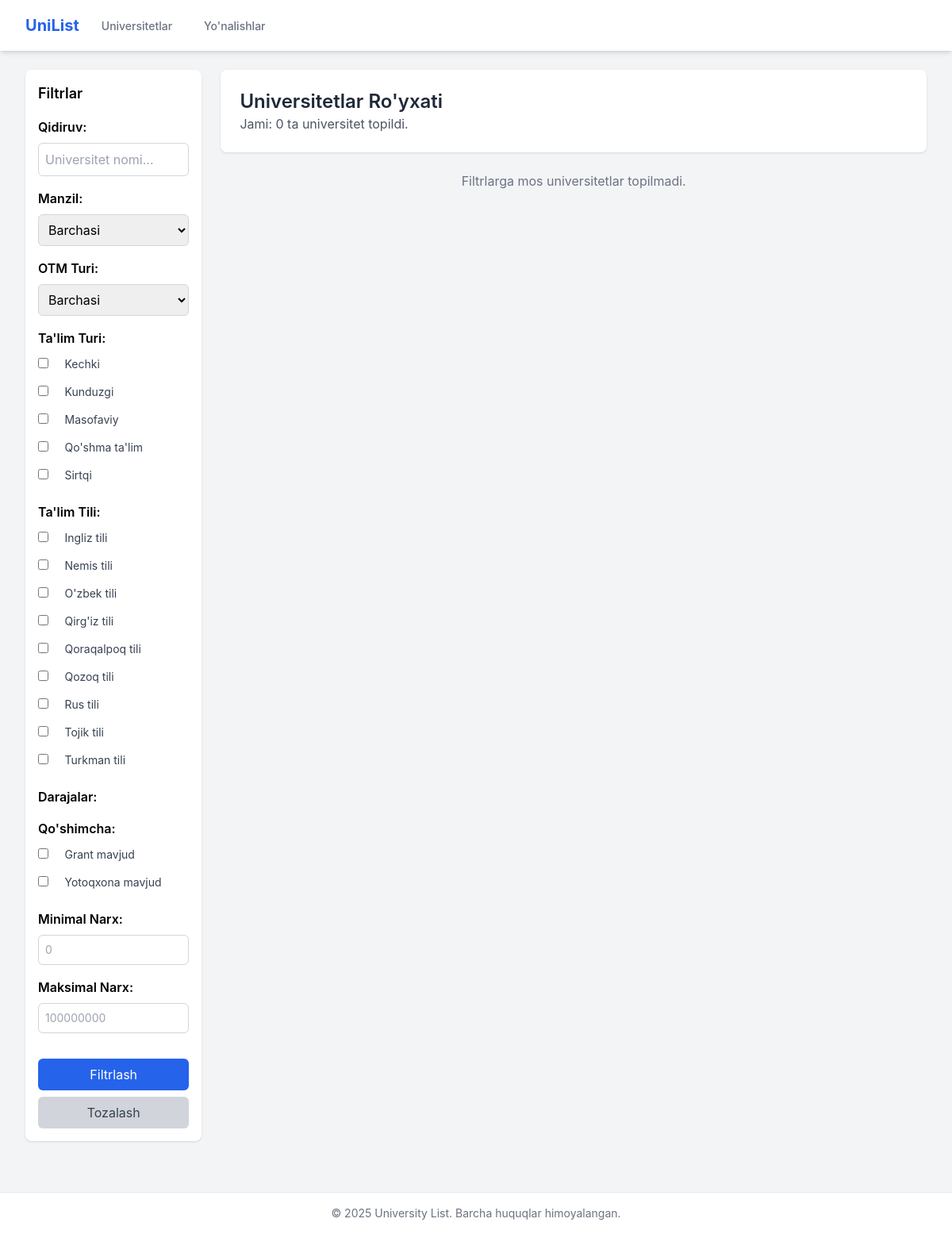
The page / on the database its author committed.
### web/models.py (models this page shows, shortened)
class EducationType(models.Model):
    id = models.PositiveIntegerField(primary_key=True, help_text="ID from filters.json")
    name = models.CharField(max_length=100, unique=True, verbose_name="Ta'lim turi")
    class Meta:
        verbose_name = "Ta'lim Turi"
        verbose_name_plural = "Ta'lim Turlari"

class EducationLanguage(models.Model):
    id = models.PositiveIntegerField(primary_key=True, help_text="ID from filters.json")
    name = models.CharField(max_length=100, unique=True, verbose_name="Ta'lim tili")
    class Meta:
        verbose_name = "Ta'lim Tili"
        verbose_name_plural = "Ta'lim Tillari"

### web/views.py (the view, shortened to what this page needs)
# urls.py: path('', views.university_list, name='home'),
def university_list(request):
    universities = University.objects.select_related(
        'institution_category', 'location'
    ).prefetch_related(
        'education_types', 'education_languages', 'degrees'
    ).all()
    filters = request.GET.copy() # Use .copy() to make it mutable if needed
    query = filters.get('query')
    if query:
        universities = universities.filter(full_name__icontains=query)
    edu_type_ids = filters.getlist('edu_type')
    if edu_type_ids:
        universities = universities.filter(education_types__id__in=edu_type_ids).distinct()
    edu_lang_ids = filters.getlist('edu_lang')
    if edu_lang_ids:
        universities = universities.filter(education_languages__id__in=edu_lang_ids).distinct()
    degree_ids = filters.getlist('degree') # Assuming filter name 'degree'
    if degree_ids:
         universities = universities.filter(degrees__id__in=degree_ids).distinct()
    inst_cat_id = filters.get('institution_category_id')
    if inst_cat_id:
        universities = universities.filter(institution_category__id=inst_cat_id)
    loc_id = filters.get('location')
    if loc_id:
        universities = universities.filter(location__id=loc_id)
    has_grant = filters.get('has_grant')
    if has_grant == 'true':
        universities = universities.filter(has_grant=True)
    has_accomodation = filters.get('has_accomodation') # Assuming filter name
    if has_accomodation == 'true':
        universities = universities.filter(has_accomodation=True)
    min_price_str = filters.get('min_price')
    max_price_str = filters.get('max_price')
    paginator = Paginator(universities.order_by('full_name'), 15) # Show 15 universities per page, ensure consistent order
    page_number = request.GET.get('page')
    page_obj = paginator.get_page(page_number)
    context = {
        'page_obj': page_obj,
        'filter_options': get_filter_options(),
        'applied_filters': request.GET, # Pass applied filters back to template
    }
    return render(request, 'university_list.html', context)

### templates/university_list.html (shortened to what this page needs)
{% extends 'base.html' %}
{% block filters %}
    <div class="filter-section">
        <label for="query">Qidiruv:</label>
        <input type="text" name="query" id="query" placeholder="Universitet nomi..." value="{{ applied_filters.query|default:'' }}">
    </div>
    <div class="filter-section">
        <label for="location">Manzil:</label>
        <select name="location" id="location">
            <option value="">Barchasi</option>
        </select>
    </div>
    <div class="filter-section">
        <label for="institution_category_id">OTM Turi:</label>
        <select name="institution_category_id" id="institution_category_id">
            <option value="">Barchasi</option>
        </select>
    </div>
    <div class="filter-section">
        <label>Ta'lim Turi:</label>
        <div class="filter-checkbox-group space-y-1">
            {% for type in filter_options.education_types %}
            <div>
                <input type="checkbox" name="edu_type" value="{{ type.id }}" id="edu_type_{{ type.id }}" {% if type.id|stringformat:"s" in applied_filters.getlist.edu_type %}checked{% endif %} class="rounded border-gray-300 text-blue-600 shadow-sm focus:border-blue-300 focus:ring focus:ring-blue-200 focus:ring-opacity-50">
                <label for="edu_type_{{ type.id }}" class="ml-2 text-sm text-gray-700">{{ type.name }}</label>
            </div>
            {% endfor %}
        </div>
    </div>
     <div class="filter-section">
        <label>Ta'lim Tili:</label>
        <div class="filter-checkbox-group space-y-1">
            {% for lang in filter_options.education_languages %}
            <div>
                <input type="checkbox" name="edu_lang" value="{{ lang.id }}" id="edu_lang_{{ lang.id }}" {% if lang.id|stringformat:"s" in applied_filters.getlist.edu_lang %}checked{% endif %} class="rounded border-gray-300 text-blue-600 shadow-sm focus:border-blue-300 focus:ring focus:ring-blue-200 focus:ring-opacity-50">
                <label for="edu_lang_{{ lang.id }}" class="ml-2 text-sm text-gray-700">{{ lang.name }}</label>
            </div>
            {% endfor %}
        </div>
    </div>
    <div class="filter-section">
        <label>Darajalar:</label>
    </div>
    <div class="filter-section">
        <label>Qo'shimcha:</label>
         <div class="filter-checkbox-group space-y-1">
             <div>
                <input type="checkbox" name="has_grant" value="true" id="has_grant" {% if applied_filters.has_grant == 'true' %}checked{% endif %} class="rounded border-gray-300 text-blue-600 shadow-sm focus:border-blue-300 focus:ring focus:ring-blue-200 focus:ring-opacity-50">
                <label for="has_grant" class="ml-2 text-sm text-gray-700">Grant mavjud</label>
             </div>
             <div>
                 <input type="checkbox" name="has_accomodation" value="true" id="has_accomodation" {% if applied_filters.has_accomodation == 'true' %}checked{% endif %} class="rounded border-gray-300 text-blue-600 shadow-sm focus:border-blue-300 focus:ring focus:ring-blue-200 focus:ring-opacity-50">
                 <label for="has_accomodation" class="ml-2 text-sm text-gray-700">Yotoqxona mavjud</label>
             </div>
         </div>
    </div>
    <div class="filter-section">
        <label for="min_price">Minimal Narx:</label>
        <input type="number" name="min_price" id="min_price" placeholder="{{ filter_options.min_price|floatformat:"0" }}" value="{{ applied_filters.min_price|default:'' }}" min="0" class="text-sm">
    </div>
     <div class="filter-section">
        <label for="max_price">Maksimal Narx:</label>
        <input type="number" name="max_price" id="max_price" placeholder="{{ filter_options.max_price|floatformat:"0" }}" value="{{ applied_filters.max_price|default:'' }}" min="0" class="text-sm">
    </div>
{% endblock %}
{% block content %}
<div class="bg-white p-6 rounded-lg shadow mb-6">
    <h1 class="text-2xl font-semibold text-gray-800">Universitetlar Ro'yxati</h1>
    <p class="text-gray-600">Jami: {{ page_obj.paginator.count }} ta universitet topildi.</p>
</div>
<div class="grid grid-cols-1 sm:grid-cols-2 lg:grid-cols-3 gap-6">
    {% for uni in page_obj %}
    <div class="bg-white rounded-lg shadow overflow-hidden flex flex-col justify-between transform transition duration-300 hover:scale-[1.02] hover:shadow-xl">
        <div>
            <a href="{% url 'university_app:university_detail' slug=uni.slug %}" class="block h-36 bg-gray-200 flex items-center justify-center overflow-hidden">
                 {% if uni.logo %}
                 <img src="/media/{{ uni.logo }}" alt="{{ uni.full_name }} logosi" class="max-h-full max-w-full object-contain p-2" onerror="this.style.display='none'; this.parentElement.innerHTML='<span class=\'text-gray-500\'>Logo yo\'q</span>';">
                 {% else %}
                 <span class="text-gray-500">Logo yo'q</span>
                 {% endif %}
            </a>
            <div class="p-4">
                <h3 class="text-lg font-semibold text-blue-700 mb-1 hover:text-blue-900">
                    <a href="{% url 'university_app:university_detail' slug=uni.slug %}" class="hover:underline">
                        {{ uni.full_name }}
                    </a>
                </h3>
                {% if uni.location %}
                <p class="text-sm text-gray-600 mb-1">{{ uni.location.name }}</p>
                {% endif %}
                {% if uni.institution_category %}
                <p class="text-sm text-gray-500 mb-2">{{ uni.institution_category.name }}</p>
                {% endif %}
                <div class="text-xs text-gray-500 mb-3 space-y-1">
                     {% if uni.minimal_tuition_fee is not None %}
                     <span>Narx: {{ uni.minimal_tuition_fee|floatformat:"0" }} so'm dan</span>
                     {% endif %}
                     {% if uni.has_grant %}
                     <span class="block text-green-600 font-medium">Grant mavjud</span>
                     {% endif %}
                     {% if uni.has_accomodation %}
                     <span class="block text-indigo-600">Yotoqxona mavjud</span>
                     {% endif %}
                </div>
                {% if uni.education_types.all %}
                <div class="mb-2">
                    <span class="text-xs font-semibold">Turlar:</span>
                    {% for type in uni.education_types.all|slice:":3" %}
                        <span class="inline-block bg-gray-200 rounded-full px-2 py-0.5 text-xs font-medium text-gray-700 mr-1 mb-1">{{ type.name }}</span>
                    {% endfor %}
                    {% if uni.education_types.all|length > 3 %}
                         <span class="inline-block bg-gray-200 rounded-full px-2 py-0.5 text-xs font-medium text-gray-700 mr-1 mb-1">...</span>
                    {% endif %}
                </div>
                {% endif %}
                 {% if uni.education_languages.all %}
                <div>
                    <span class="text-xs font-semibold">Tillar:</span>
                    {% for lang in uni.education_languages.all|slice:":3" %}
                        <span class="inline-block bg-blue-100 rounded-full px-2 py-0.5 text-xs font-medium text-blue-800 mr-1 mb-1">{{ lang.name }}</span>
                    {% endfor %}
                     {% if uni.education_languages.all|length > 3 %}
                         <span class="inline-block bg-blue-100 rounded-full px-2 py-0.5 text-xs font-medium text-blue-800 mr-1 mb-1">...</span>
                    {% endif %}
                </div>
                {% endif %}
            </div>
        </div>
         <div class="p-4 border-t mt-auto">
             <a href="{% url 'university_app:university_detail' slug=uni.slug %}" class="text-blue-600 hover:underline text-sm font-medium">
                 Batafsil ko'rish &rarr;
             </a>
         </div>
    </div>
    {% empty %}
    <p class="col-span-full text-center text-gray-500">Filtrlarga mos universitetlar topilmadi.</p>
    {% endfor %}
</div>
{% endblock %}

### templates/base.html (style rules this page uses)
body { font-family: 'Inter', sans-serif; }
.filter-section { margin-bottom: 1rem; }
.filter-section label { display: block; margin-bottom: 0.5rem; font-weight: 600; }
.filter-section select, .filter-section input[type="text"], .filter-section input[type="number"] { width: 100%; padding: 0.5rem; border: 1px solid #d1d5db; border-radius: 0.375rem; }
.filter-section input[type="checkbox"], .filter-section input[type="radio"] { margin-right: 0.5rem; }
.filter-checkbox-group label { display: inline-block; margin-right: 1rem; font-weight: normal; }

### rows shown on the page
EducationType: name "Kechki"
EducationType: name "Kunduzgi"
EducationType: name "Masofaviy"
EducationType: name "Qo'shma ta'lim"
EducationType: name "Sirtqi"
EducationLanguage: name "Ingliz tili"
EducationLanguage: name "Nemis tili"
EducationLanguage: name "O'zbek tili"
EducationLanguage: name "Qirg'iz tili"
EducationLanguage: name "Qoraqalpoq tili"
EducationLanguage: name "Qozoq tili"
EducationLanguage: name "Rus tili"
EducationLanguage: name "Tojik tili"
EducationLanguage: name "Turkman tili"

### other values the page prints
{{ page_obj.paginator.count }} "0"
